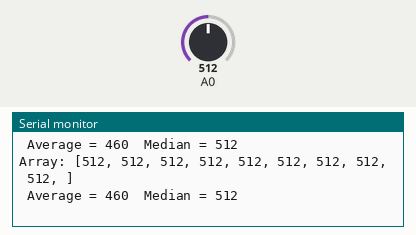
Bench run of a sketch on a simulated Arduino Uno, built with avr-gcc and run on an emulated ATmega328P. Shown: the last lines printed to the serial monitor. The inputs (shaded band) are chosen by the test bench; at power-on: A0 = 512.

Above: at 4.3 s.
4.4 s: A0 set to 984
At 5.02 s:
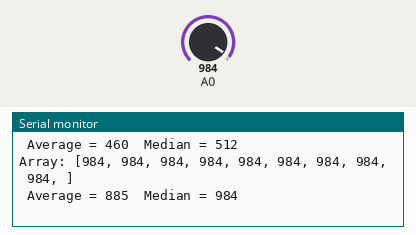
5.9 s: A0 set to 1007
At 6.06 s:
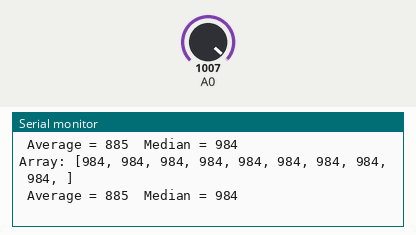
7.4 s: A0 set to 107
At 7.66 s:
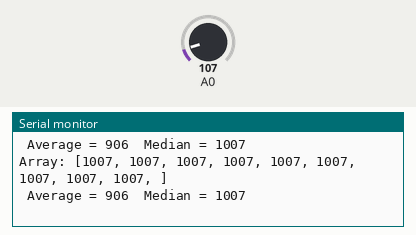
8.9 s: A0 set to 92
At 9.22 s:
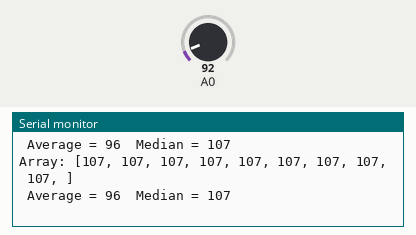
Timing chart, 0 to 11.4 s (numbered marks = the images above; inputs shaded):
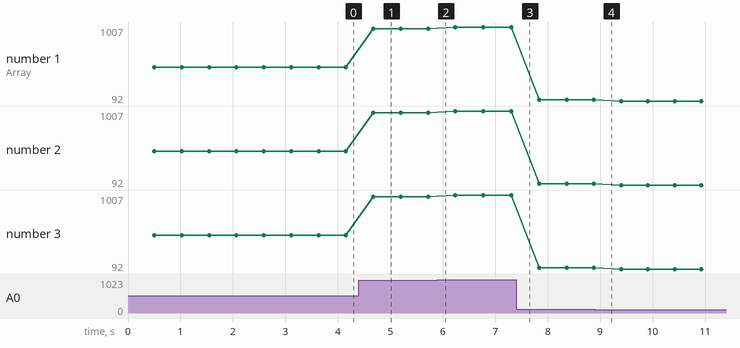

The sketch:

AverageMedian.ino
```cpp
/*
  Analog median and average
 by Tom Igoe

 This program reads an analog input and gives the average of 9 readings,
 and sorts the list of readings and delivers the median number.

 Created 17 October 2005
 Updated 7 August 2007

 */
int numReadings = 9; // number of samples to take
int median = 0;      // median of the sorted samples
int readingNumber;   // counter for the sample array

// variables for subroutines:
byte i = 0;
byte j = 0;
byte position = 0;
int analogValues[9];

//function prototypes:
void bubbleSort();
int  averageArray();

void setup() {
  Serial.begin(9600);
}

void loop() {
  delay(500);
  for (readingNumber = 0; readingNumber < numReadings; readingNumber++) {
    //get the reading:
    analogValues[readingNumber] = analogRead(0);

  }
  // sort the array using a bubble sort:
  bubbleSort();

  // get the middle element:
  median = analogValues[numReadings / 2];

  // print the results:
  // print the array, nicely ASCII-formatted:
  Serial.print("Array: [");
  for (j = 0; j < numReadings; j++) {
    Serial.print(analogValues[j], DEC);
    Serial.print (", ");
  }
  Serial.print("]\r\n");
  // average the array:
  Serial.print(" Average = ");
  Serial.print(averageArray(), DEC);
  Serial.print("\tMedian = ");
  Serial.print(median, DEC);
  Serial.print("\r\n");
}

// average the values in the array:
int  averageArray() {
  int total = 0;
  int average = 0;
  for (i = 0; i< numReadings; i++) {
    total = total + analogValues[i];
  }
  average = total/(numReadings + 1);
  return average;
}

void bubbleSort() {
  int out, in, swapper;
  for(out=0 ; out < numReadings; out++) {  // outer loop
    for(in=out; in<(numReadings-1); in++)  {  // inner loop
      if( analogValues[in] > analogValues[in+1] ) {   // out of order?
        // swap them:
        swapper = analogValues[in];
        analogValues [in] = analogValues[in+1];
        analogValues[in+1] = swapper;
      }
    }
  }
}
```

Measured:
- after the input at 4.4 s, the serial monitor: prints a new line after 0.28 s (image 1)
- plotted number 1: 512 → 984 after the input at 4.4 s, 984 → 1007 after the input at 5.9 s, 1007 → 107 after the input at 7.4 s, 107 → 92 after the input at 8.9 s
- plotted number 2: 512 → 984 after the input at 4.4 s, 984 → 1007 after the input at 5.9 s, 1007 → 107 after the input at 7.4 s, 107 → 92 after the input at 8.9 s
- plotted number 3: 512 → 984 after the input at 4.4 s, 984 → 1007 after the input at 5.9 s, 1007 → 107 after the input at 7.4 s, 107 → 92 after the input at 8.9 s
